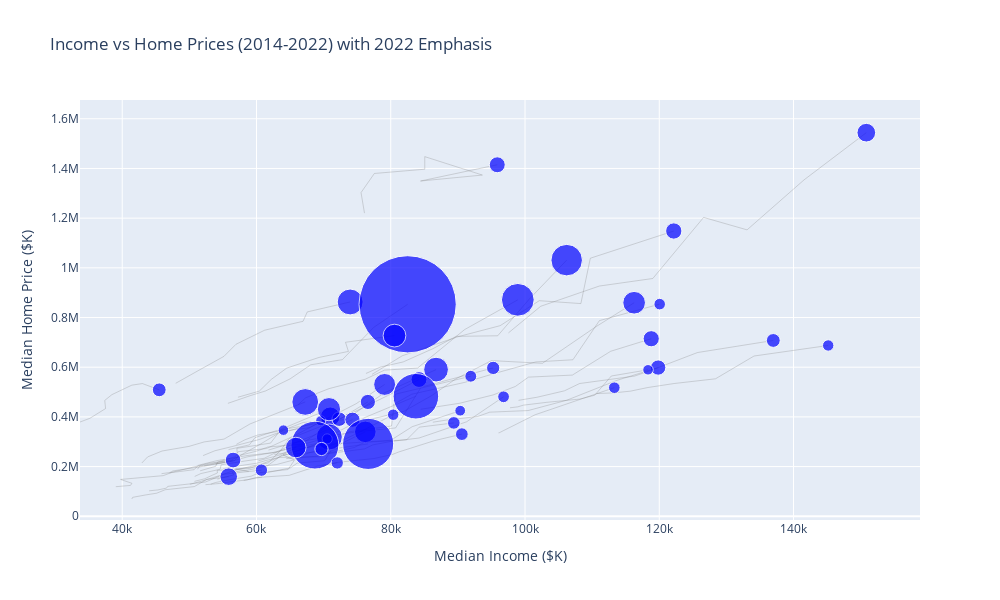

The cell this chart's notebook holds for it:
### Code cell
import plotly.graph_objs as go
import pandas as pd

# Filter the data for places with population > 1,000,000
df_filtered = df_red_all[df_red_all['population'] > 1000000]

# Filter the data for the selected years
years = [2014, 2015, 2016, 2017, 2018, 2019, 2021, 2022]
df_selected_years = df_filtered[df_filtered['year'].isin(years)]

# Filter the data for 2022
df_2022 = df_selected_years[df_selected_years['year'] == 2022]

# Create the scatter plot for 2022 data points
trace_2022 = go.Scatter(
    x=df_2022['med_inc'],
    y=df_2022['all_home_val'],
    mode='markers',
    marker=dict(
        size=df_2022['population'] / 100000,
        color='blue',
        opacity=0.7,  # Set higher opacity
    ),
    text=df_2022['county_state'],
    hoverinfo='text',
    hovertemplate="<b>%{text}</b><br><br>" +
                  "Median Income: %{x:.2f}K<br>" +
                  "Home Value: %{y:.2f}K<br>" +
                  "<extra></extra>",  # Removes the trace name on hover
    name='2022'
)

# Add lines connecting 2014-2021 data points to 2022
lines = []
for county_state in df_selected_years['county_state'].unique():
    df_county = df_selected_years[df_selected_years['county_state'] == county_state]
    df_county = df_county.sort_values(by='year')

    for i in range(len(df_county) - 1):
        if df_county.iloc[i]['year'] != 2022:  # Only connect if the year is not 2022
            line = go.Scatter(
                x=[df_county.iloc[i]['med_inc'], df_county.iloc[i+1]['med_inc']],
                y=[df_county.iloc[i]['all_home_val'], df_county.iloc[i+1]['all_home_val']],
                mode='lines',
                line=dict(color='gray', width=1),
                hoverinfo='skip',  # Skip hover for lines
                opacity=0.3,  # Lower opacity for tails
                showlegend=False
            )
            lines.append(line)

# Combine the scatter plot and the lines
data = lines + [trace_2022]

# Create the layout with hovermode set to closest for interactivity
layout = go.Layout(
    title="Income vs Home Prices (2014-2022) with 2022 Emphasis",
    xaxis=dict(title="Median Income ($K)"),
    yaxis=dict(title="Median Home Price ($K)"),
    hovermode='closest',
    showlegend=False,
    height=600,
    width=1000,
)

# Create the figure
fig = go.Figure(data=data, layout=layout)

# Save the figure as an SVG file called 2022
fig.write_image("2022.svg")

# Show the plot
fig.show()
